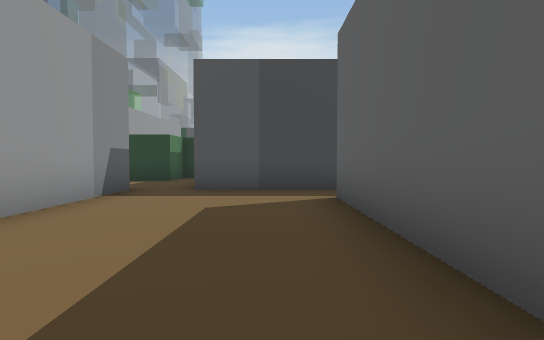
View 1 (above)

24 first-person views from a walk through a Unity game level. The camera is 1.2 m above the floor, tilts 2° down and sees 80° across. The floor is counted in squares, 2 m on a side. Each view is taken from the middle of a square. On the plan, view 1 faces up. The plan holds only what a view shows up to about 10 squares ahead; the rest is blank. The place goes on beyond the plan. The player is left out.

View 2
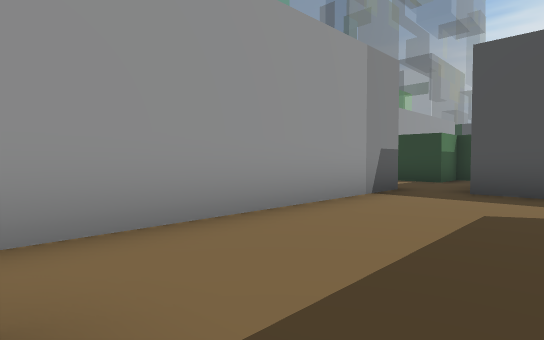

View 3
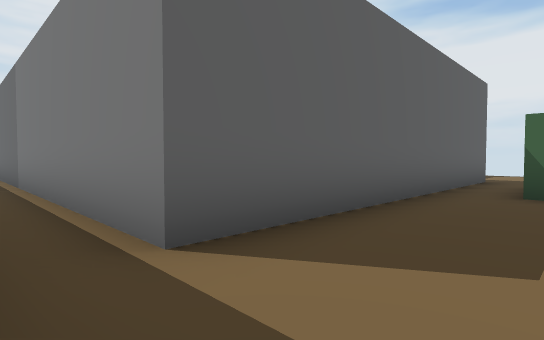

View 4
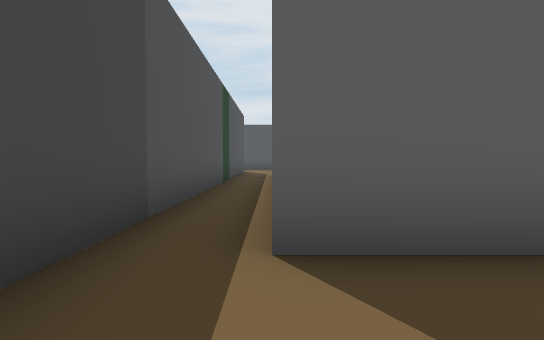

View 5
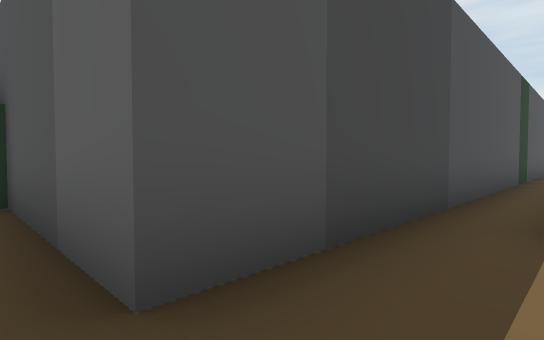

View 6
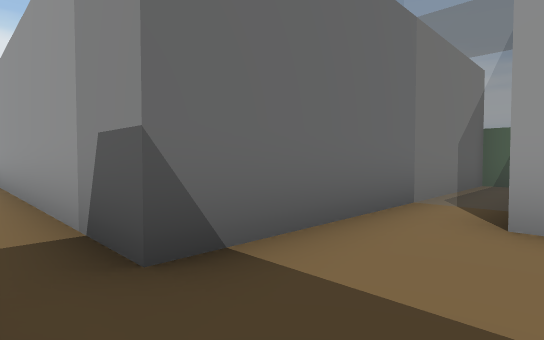

View 7
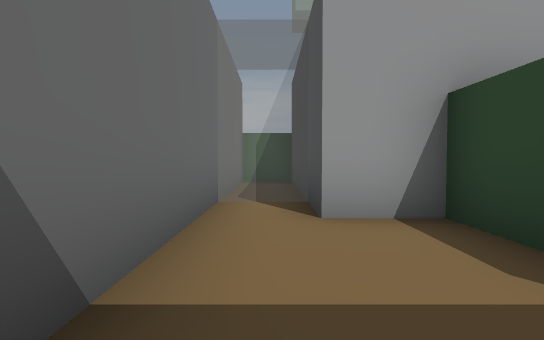

View 8
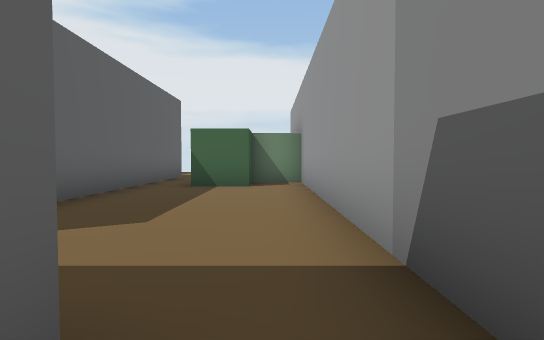

View 9
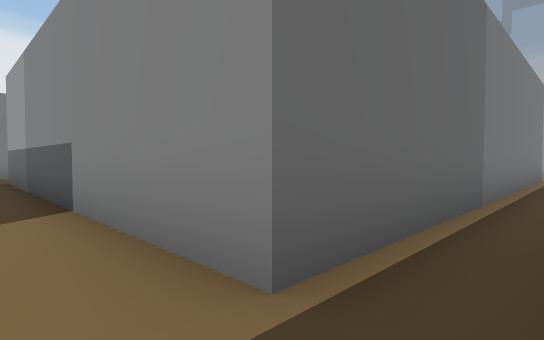

View 10
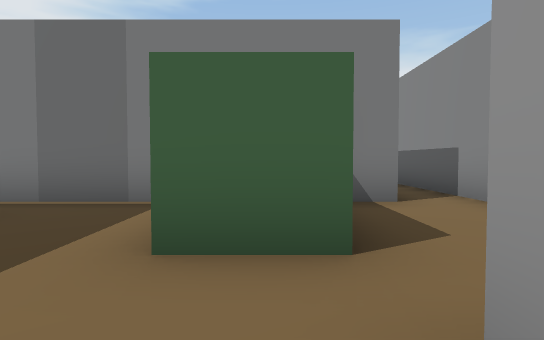

View 11
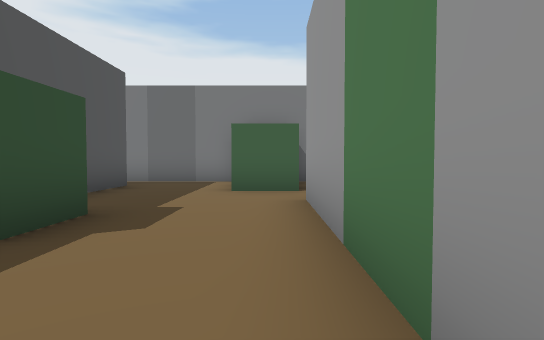

View 12
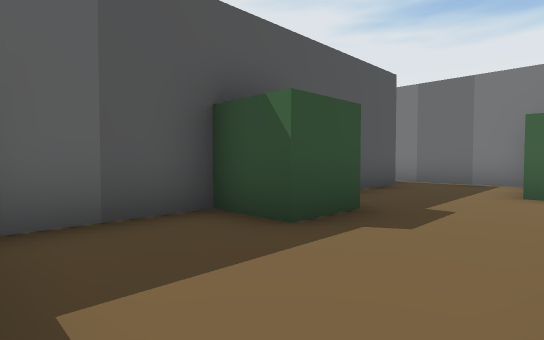

View 13
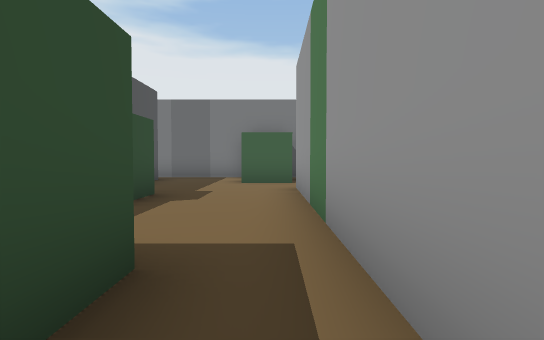

View 14
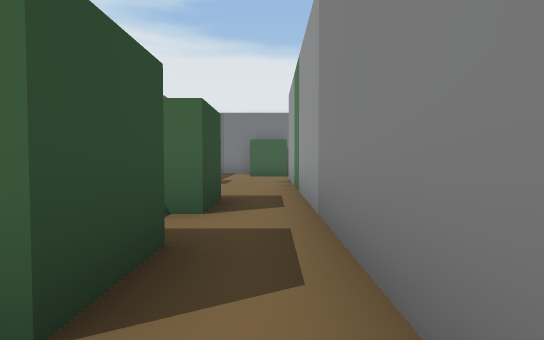

View 15
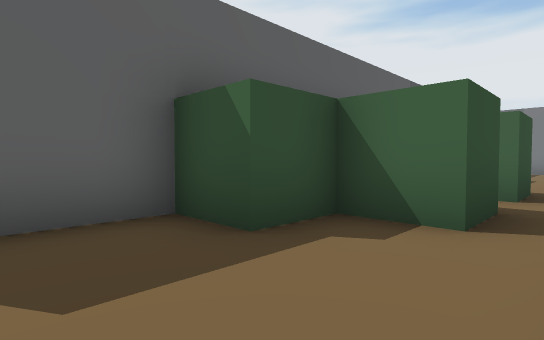

View 16
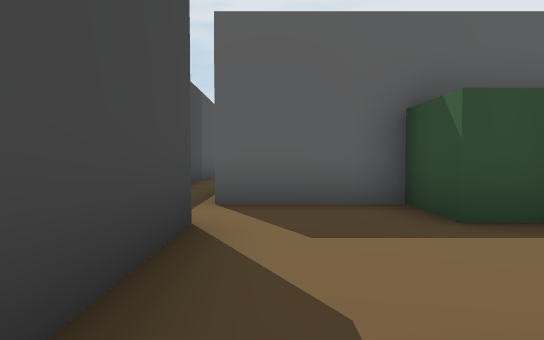

View 17
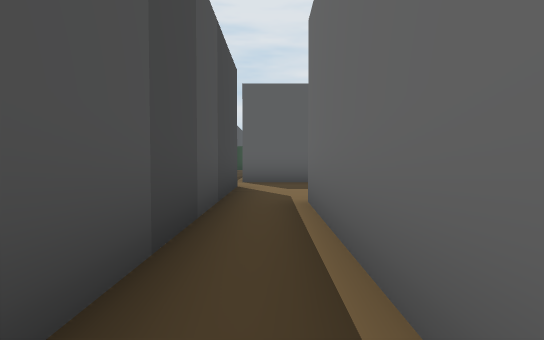

View 18
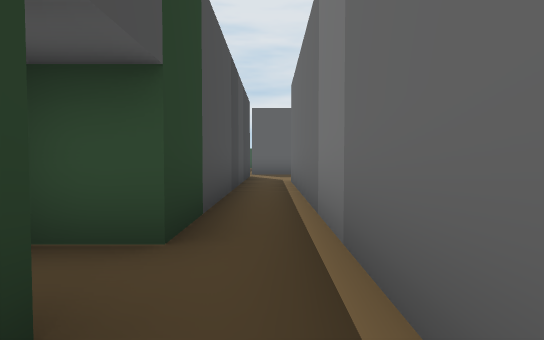

View 19
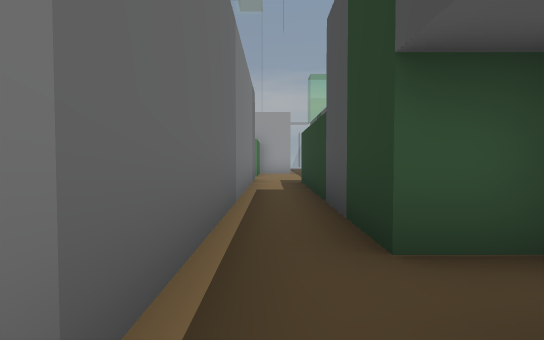

View 20
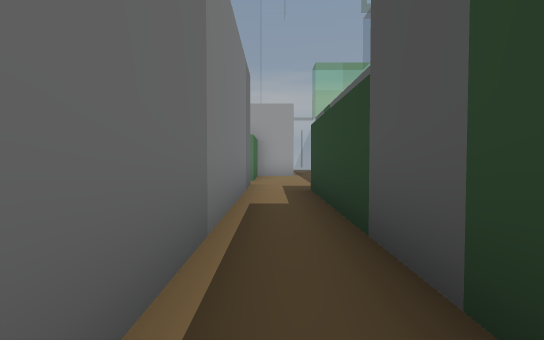

View 21
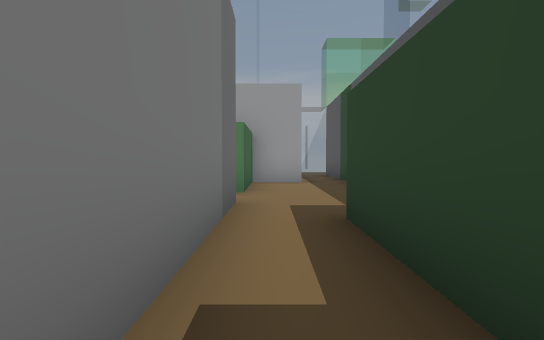

View 22
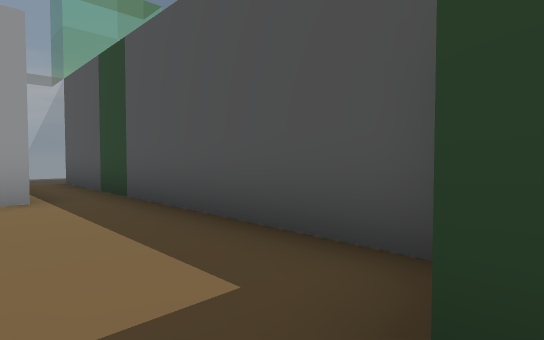

View 23
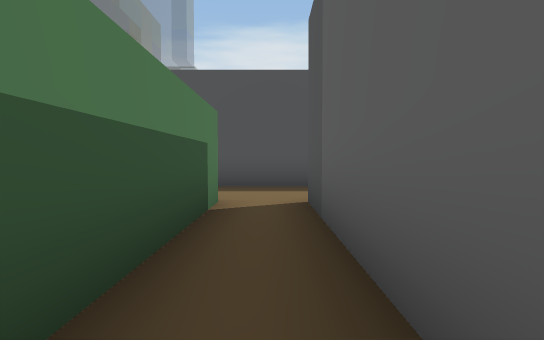

View 24
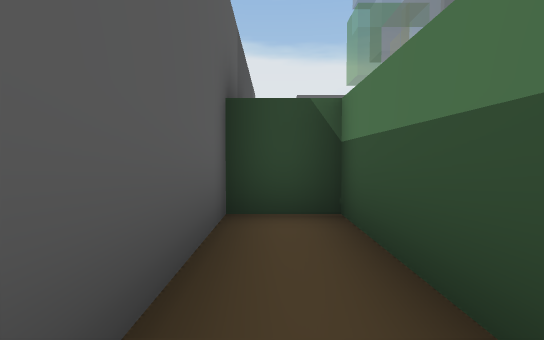

### Floor plan
Points are (right, up) in squares from view 1. A wall is a line through its corners. A room is listed if a view was taken in it or the views show most of it. See-through windows are left out.
Room 1 (views 1, 2, 3, 4, 5)
walls: (-2.7, 6.3) (-2.7, -1.2) (-1.5, -1.2) (-1.5, 0) (-0.2, 0); (1, -0.4) (1, 5) (11, 5); (11, 6.2) (-1.5, 6.2)
ways out: opening at (-2, 7) to room 2; opening at (11, 6) to room 3; opening at (0, 0)
Room 2 (views 6, 7, 8)
walls: (-1.5, 6.2) (-1.5, 10) (-2.7, 10) (-2.7, 8.8) (-5.2, 8.8) (-5.2, 7.5) (-8, 7.5); (-8.5, 6.3) (-2.7, 6.3)
ways out: opening at (-2, 7) to room 1
Room 3 (views 9, 10, 11, 12)
walls: (16, 7.4) (16, 8.7) (17.2, 8.7) (17.2, 10.8); (13.4, 5) (14.8, 5); (17.2, 3.8) (17.2, 5.4); (14.7, 11.2) (14.7, 12.5); (11, 5) (11, 2.6); (15, 2.5) (17.9, 2.5); (12.1, 2.5) (13.4, 2.5); (13.5, 12.6) (13.5, 6.2)
ways out: opening at (11, 6) to room 1; opening at (14, 13) to room 4; opening at (12, 2); opening at (18, 3)
Room 4 (view 13)
walls: (14.7, 13.6) (14.7, 15); (13.5, 15.5) (13.5, 12.6); (14.7, 12.5) (15.2, 12.5)
ways out: opening at (14, 13) to room 3; opening at (14, 15) to room 5
Room 5 (views 14, 15)
walls: (14.7, 15) (16, 15) (16, 16.2) (17.2, 16.2) (17.2, 18.8); (16, 18.8) (13.6, 18.8)
ways out: opening at (14, 15) to room 4; opening at (13, 18) to room 6; opening at (17, 18)
Room 6 (views 16, 17, 19)
walls: (6.5, 17.5) (13.5, 17.5); (13.6, 18.8) (7.2, 18.8) (7.2, 19.8); (6, 19.8) (6, 18.8)
ways out: opening at (13, 18) to room 5; opening at (6, 18) to room 7
Room 7 (views 18, 20, 21, 22, 23, 24)
walls: (-0.6, 20) (-8.5, 20); (-5.2, 18.9) (-5.2, 17.5) (-2.7, 17.5) (-2.7, 12.5) (-1.5, 12.5) (-1.5, 17.5) (6.5, 17.5); (6, 18.8) (-0.2, 18.8)
ways out: opening at (6, 18) to room 6

Positions as (right, up) in squares from view 1, and headings:
1: (0, 0), facing up
2: (0, 0), facing up-left
3: (-1, 6), facing down-right
4: (-1, 5), facing right
5: (-2, 5), facing up-right
6: (-2, 8), facing down-left
7: (-2, 7), facing left
8: (-2, 7), facing down
9: (12, 6), facing down-left
10: (14, 7), facing down
11: (14, 11), facing down
12: (14, 11), facing down-right
13: (14, 13), facing down
14: (14, 16), facing down
15: (14, 18), facing down-right
16: (13, 18), facing right
17: (9, 18), facing right
18: (5, 18), facing right
19: (8, 18), facing left
20: (6, 18), facing left
21: (3, 18), facing left
22: (0, 18), facing up-left
23: (-2, 13), facing up
24: (-2, 16), facing down
